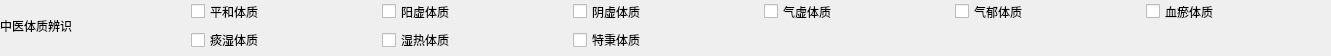
<?xml version="1.0" encoding="UTF-8"?>
<ui version="4.0">
 <class>T3L9</class>
 <widget class="QWidget" name="T3L9">
  <property name="geometry">
   <rect>
    <x>0</x>
    <y>0</y>
    <width>1331</width>
    <height>56</height>
   </rect>
  </property>
  <property name="windowTitle">
   <string>Form</string>
  </property>
  <widget class="QWidget" name="gridLayoutWidget">
   <property name="geometry">
    <rect>
     <x>0</x>
     <y>0</y>
     <width>1331</width>
     <height>51</height>
    </rect>
   </property>
   <layout class="QGridLayout" name="gridLayout">
    <item row="0" column="2">
     <widget class="QCheckBox" name="s12">
      <property name="text">
       <string>阳虚体质</string>
      </property>
     </widget>
    </item>
    <item row="0" column="3">
     <widget class="QCheckBox" name="s13">
      <property name="text">
       <string>阴虚体质</string>
      </property>
     </widget>
    </item>
    <item row="1" column="2">
     <widget class="QCheckBox" name="s22">
      <property name="text">
       <string>湿热体质</string>
      </property>
     </widget>
    </item>
    <item row="0" column="0" rowspan="2">
     <widget class="QLabel" name="label">
      <property name="text">
       <string>中医体质辨识</string>
      </property>
     </widget>
    </item>
    <item row="0" column="4">
     <widget class="QCheckBox" name="s14">
      <property name="text">
       <string>气虚体质</string>
      </property>
     </widget>
    </item>
    <item row="0" column="5">
     <widget class="QCheckBox" name="s15">
      <property name="text">
       <string>气郁体质</string>
      </property>
     </widget>
    </item>
    <item row="0" column="1">
     <widget class="QCheckBox" name="s11">
      <property name="text">
       <string>平和体质</string>
      </property>
     </widget>
    </item>
    <item row="0" column="6">
     <widget class="QCheckBox" name="s16">
      <property name="text">
       <string>血瘀体质</string>
      </property>
     </widget>
    </item>
    <item row="1" column="1">
     <widget class="QCheckBox" name="s21">
      <property name="text">
       <string>痰湿体质</string>
      </property>
     </widget>
    </item>
    <item row="1" column="3">
     <widget class="QCheckBox" name="s23">
      <property name="text">
       <string>特秉体质</string>
      </property>
     </widget>
    </item>
   </layout>
  </widget>
 </widget>
 <resources/>
 <connections/>
</ui>
